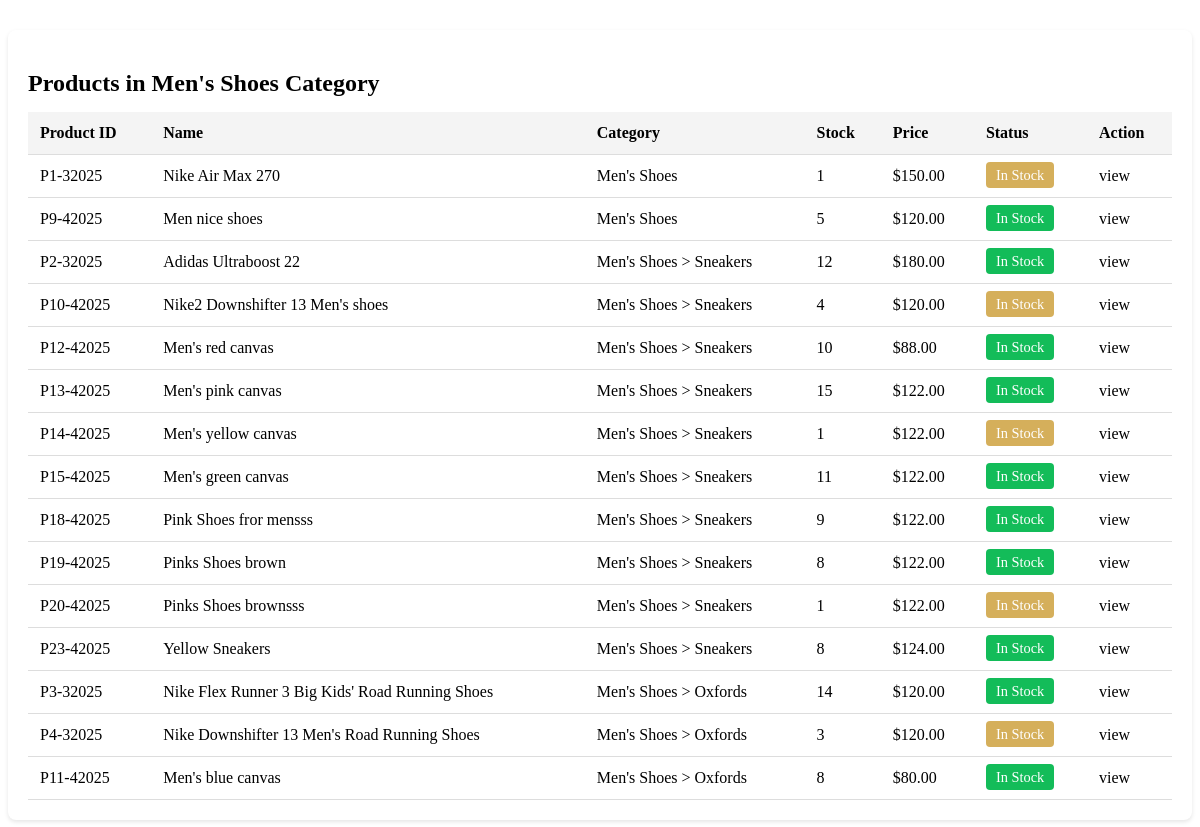
The app's page /myadmin/categories/mens-shoes/ with its own data.
### store/models.py (models this page shows, shortened)
class Category(MPTTModel):
    name = models.CharField(max_length=50)
    parent = TreeForeignKey('self', on_delete=models.CASCADE, null=True, blank=True, related_name='children')
    slug = models.SlugField(unique=True, blank=True)
    key_words = models.CharField(max_length=255, blank=True, null=True)
    description = models.CharField(max_length=255, blank=True, null=True)
    image = models.ImageField(upload_to='uploads/categories/', blank=True, null=True)
    class MPTTMeta:
        order_insertion_by = ['name']
    class Meta:
        unique_together = ('parent', 'name')  # 👈 This ensures same name can't appear under same parent
        verbose_name_plural = 'Categories'
    def get_full_path(self):
        ancestors = self.get_ancestors(include_self=True)
        return " > ".join([category.name for category in ancestors])
    def __str__(self):
        return self.get_full_path()

class Product(models.Model):
    category = models.ForeignKey(Category, on_delete=models.CASCADE, related_name='products', blank=True, null=True)
    name = models.CharField(max_length=255, verbose_name='Product Name')
    slug = models.SlugField(unique=True, blank=True)
    price = models.DecimalField(max_digits=12, decimal_places=2)
    image =  models.ImageField(upload_to='uploads/products', null=True, blank=True)
    description = models.TextField(verbose_name='Product Description', blank=True, null=True)
    key_words = models.CharField(max_length=255, blank=True, null=True)
    is_sale = models.BooleanField(default=False)
    sale_price = models.DecimalField(max_digits=12, decimal_places=2, null=True, blank=True)
    discount = models.DecimalField(default=0, max_digits=9, decimal_places=2, null=True, blank=True)
    percentage_discount = models.DecimalField(default=0, max_digits=5, decimal_places=0, null=True, blank=True)
    is_listed = models.BooleanField(default=True)
    is_featured = models.BooleanField(default=False)
    is_new = models.BooleanField(default=True)
    in_stock = models.BooleanField(default=True)
    stock_quantity = models.IntegerField(default=1)
    brand = models.CharField(max_length=255, blank=True, null=True)
    material = models.CharField(max_length=255, blank=True, null=True)
    color = models.CharField(max_length=255, blank=True)
    size = models.CharField(max_length=255, blank=True)
    created_at = models.DateTimeField(auto_now_add=True)

### myadmin/views.py (the view)
# urls.py: path('categories/<str:slug>/', views.category_products_list, name='category_products_list'),
def category_products_list(request, slug):
    category = get_object_or_404(Category, slug=slug)
    all_descendants = category.get_descendants(include_self=True)
    products = Product.objects.filter(is_listed=True, category__in=all_descendants)
    context = {
        'category': category,
        'products': products,
    }
    return render(request, 'myadmin/category-products-list.html', context)

### cart/context_processors.py (called while the page is built)
def cart(request):
    return {'cart': Cart(request)}

### main/context_processors.py (called while the page is built)
def categories_processor(request):
    categories = Category.objects.filter(parent__isnull=True).prefetch_related("children")
    return {'categories': categories,}

def brand_list(request):
    brand_list = (
        Product.objects.filter(is_listed=True)
        .exclude(brand__isnull=True)
        .exclude(brand__exact='')
        .values_list('brand', flat=True)
        .distinct()
        .order_by('brand')
    )
    return {
        'brand_list': brand_list
    }

### myadmin/templates/myadmin/category-products-list.html (shortened to what this page needs)
<section class="products-section">
    <h2>Products in {{category.name}} Category</h2>
    {% if products %}
    <table class="products-table">
        <thead>
            <tr>
                <th>Product ID</th>
                <th>Name</th>
                <th>Category</th>
                <th>Stock</th>
                <th>Price</th>
                <th>Status</th>
                <th>Action</th>
            </tr>
        </thead>
        {% for product in products %}
        <tbody>
            {% if product.in_stock %}
            {% if product.stock_quantity < 5 %}
            <tr>
                <td>P{{product.id}}-{{product.created_at.month}}{{product.created_at.year}}</td>
                <td>{{product.name}}</td>
                <td>{{product.category}}</td>
                <td>{{product.stock_quantity}}</td>
                <td>${{product.price}}</td>
                <td><span class="status less-stock">In Stock</span></td>
                <td>view</td>
            </tr>
            {% else %}
            <tr>
                <td>P{{product.id}}-{{product.created_at.month}}{{product.created_at.year}}</td>
                <td>{{product.name}}</td>
                <td>{{product.category}}</td>
                <td>{{product.stock_quantity}}</td>
                <td>${{product.price}}</td>
                <td><span class="status in-stock">In Stock</span></td>
                <td>view</td>
            </tr>
            {% endif %}
            {% endif %}
        </tbody>
        {% endfor %}
    </table>
    {% endif %}
</section>

### myadmin/templates/myadmin/category-products-list.html (style rules this page uses)
.products-section { margin-top: 30px; background: white; padding: 20px; border-radius: 8px; box-shadow: 0 2px 4px rgba(0, 0, 0, 0.1); }
.products-section h2 { margin-bottom: 15px; }
.products-table { width: 100%; border-collapse: collapse; }
.products-table th, .products-table td { padding: 12px; border-bottom: 1px solid #ddd; text-align: left; }
.products-table th { background: #f4f4f4; }
.status.in-stock { background: #13bc59; padding: 5px 10px; color: white; border-radius: 4px; font-size: 0.9em; }
.status.less-stock { background: #d5af5b; padding: 5px 10px; color: white; border-radius: 4px; font-size: 0.9em; }

### records on screen
Category: name "Men's Shoes"
Product: id "1", created_at.month "3", created_at.year "2025", name "Nike Air Max 270", category "Men's Shoes", stock_quantity "1", price "150.00"
Product: id "9", created_at.month "4", created_at.year "2025", name "Men nice shoes", category "Men's Shoes", stock_quantity "5", price "120.00"
Product: id "2", created_at.month "3", created_at.year "2025", name "Adidas Ultraboost 22", category "Men's Shoes > Sneakers", stock_quantity "12", price "180.00"
Product: id "10", created_at.month "4", created_at.year "2025", name "Nike2 Downshifter 13 Men's shoes", category "Men's Shoes > Sneakers", stock_quantity "4", price "120.00"
Product: id "12", created_at.month "4", created_at.year "2025", name "Men's red canvas", category "Men's Shoes > Sneakers", stock_quantity "10", price "88.00"
Product: id "13", created_at.month "4", created_at.year "2025", name "Men's pink canvas", category "Men's Shoes > Sneakers", stock_quantity "15", price "122.00"
Product: id "14", created_at.month "4", created_at.year "2025", name "Men's yellow canvas", category "Men's Shoes > Sneakers", stock_quantity "1", price "122.00"
Product: id "15", created_at.month "4", created_at.year "2025", name "Men's green canvas", category "Men's Shoes > Sneakers", stock_quantity "11", price "122.00"
Product: id "18", created_at.month "4", created_at.year "2025", name "Pink Shoes fror mensss", category "Men's Shoes > Sneakers", stock_quantity "9", price "122.00"
Product: id "19", created_at.month "4", created_at.year "2025", name "Pinks Shoes brown", category "Men's Shoes > Sneakers", stock_quantity "8", price "122.00"
Product: id "20", created_at.month "4", created_at.year "2025", name "Pinks Shoes brownsss", category "Men's Shoes > Sneakers", stock_quantity "1", price "122.00"
Product: id "23", created_at.month "4", created_at.year "2025", name "Yellow Sneakers", category "Men's Shoes > Sneakers", stock_quantity "8", price "124.00"
Product: id "3", created_at.month "3", created_at.year "2025", name "Nike Flex Runner 3 Big Kids' Road Running Shoes", category "Men's Shoes > Oxfords", stock_quantity "14", price "120.00"
Product: id "4", created_at.month "3", created_at.year "2025", name "Nike Downshifter 13 Men's Road Running Shoes", category "Men's Shoes > Oxfords", stock_quantity "3", price "120.00"
Product: id "11", created_at.month "4", created_at.year "2025", name "Men's blue canvas", category "Men's Shoes > Oxfords", stock_quantity "8", price "80.00"
